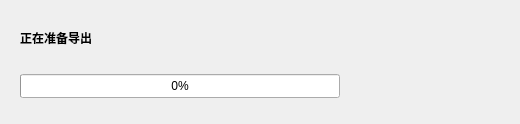
<?xml version="1.0" encoding="UTF-8"?>
<ui version="4.0">
 <class>LibraryExportProgressDialog</class>
 <widget class="QDialog" name="LibraryExportProgressDialog">
  <property name="geometry">
   <rect>
    <x>0</x>
    <y>0</y>
    <width>520</width>
    <height>124</height>
   </rect>
  </property>
  <property name="minimumSize">
   <size>
    <width>500</width>
    <height>124</height>
   </size>
  </property>
  <property name="windowTitle">
   <string>导出图库</string>
  </property>
  <layout class="QVBoxLayout" name="verticalLayout">
   <property name="leftMargin">
    <number>20</number>
   </property>
   <property name="topMargin">
    <number>18</number>
   </property>
   <property name="rightMargin">
    <number>20</number>
   </property>
   <property name="bottomMargin">
    <number>18</number>
   </property>
   <property name="spacing">
    <number>10</number>
   </property>
   <item>
    <widget class="QLabel" name="labelStatus">
     <property name="font">
      <font>
       <bold>true</bold>
      </font>
     </property>
     <property name="text">
      <string>正在准备导出</string>
     </property>
    </widget>
   </item>
   <item>
    <layout class="QHBoxLayout" name="horizontalLayoutProgress">
     <item>
      <widget class="QProgressBar" name="progressBar">
       <property name="minimumSize">
        <size>
         <width>0</width>
         <height>24</height>
        </size>
       </property>
       <property name="maximum">
        <number>100</number>
       </property>
       <property name="value">
        <number>0</number>
       </property>
       <property name="format">
        <string>%p%</string>
       </property>
      </widget>
     </item>
     <item>
      <widget class="QLabel" name="labelTaskProgress">
       <property name="minimumSize">
        <size>
         <width>150</width>
         <height>24</height>
        </size>
       </property>
       <property name="text">
        <string/>
       </property>
       <property name="alignment">
        <set>Qt::AlignmentFlag::AlignRight|Qt::AlignmentFlag::AlignVCenter</set>
       </property>
      </widget>
     </item>
    </layout>
   </item>
  </layout>
 </widget>
 <resources/>
 <connections/>
</ui>
